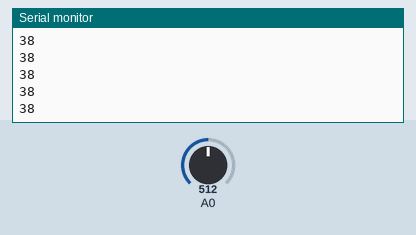
This sketch was run on a simulated Arduino Uno, built with avr-gcc and run on an emulated ATmega328P. On the bench: the last lines printed to the serial monitor. The inputs (shaded band) are chosen by the test bench; at power-on: A0 = 512.

Above: at 1.2 s.
1.3 s: A0 set to 716
At 1.35 s:
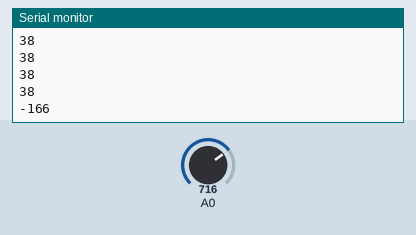
2.8 s: A0 set to 900
At 2.8 s:
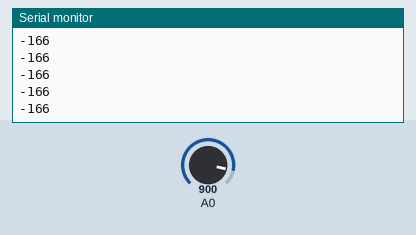
Timing chart, 0 to 5.8 s (numbered marks = the images above; inputs shaded):
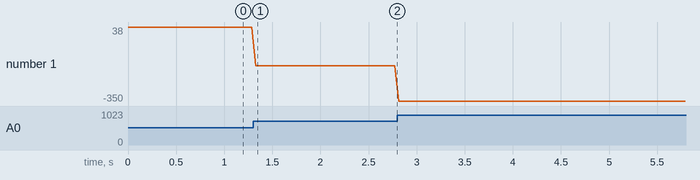

The sketch:

sendre.ino
```cpp
char message[6]; // Pour stocker la valeur du ADC (max 5 chiffres + 1 pour le caractère nul)

void setup() {
  Serial.begin(9600); // Initialiser la communication série
}

void loop() {
  int sensorValue = 550- analogRead(A0); // Lire la valeur sur A0

  // Convertir la valeur en chaîne de caractères
  snprintf(message, sizeof(message), "%d", sensorValue);

  // Envoyer chaque caractère de message
  for (int i = 0; message[i] != '\0'; i++) {
    Serial.write(message[i]); // Envoyer chaque caractère
  }

  Serial.write('\n'); // Envoyer un caractère de nouvelle ligne pour marquer la fin
  delay(40);


}
```

Measured:
- after the input at 1.3 s, the serial monitor: prints a new line at once (image 1)
- plotted number 1: 38 → -166 after the input at 1.3 s, -166 → -350 after the input at 2.8 s
